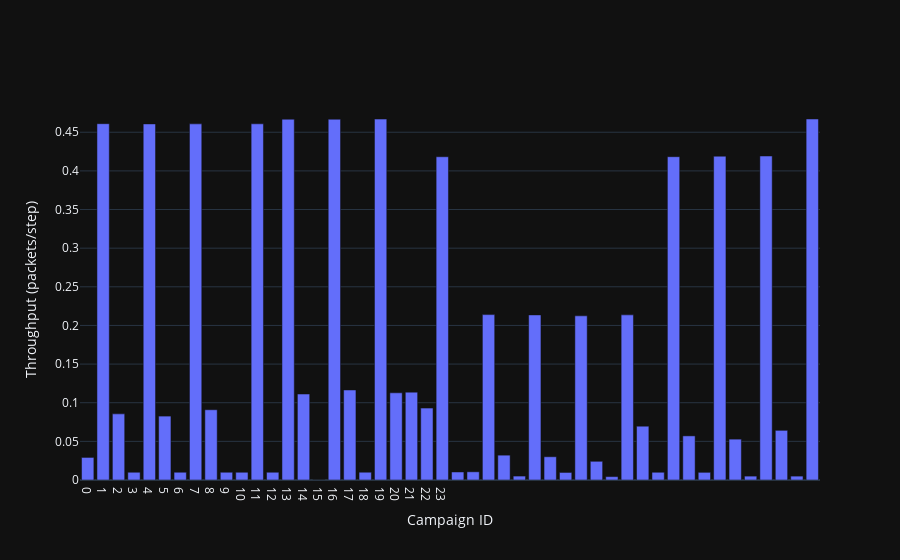

Notebook source saved alongside this figure:
### Code cell
fig = go.Figure()

campaign_hovertemplate = '<b>Score: %{y}</b><br>'
for index, column in enumerate(variable_columns):
    campaign_hovertemplate += column + ': %{customdata['+ str(index) + ']}<br>'
campaign_hovertemplate += '<extra></extra>'

fig.add_trace(go.Bar(
    x=result_df['campaign_id'],
    y=result_df['score'],
    name='Avg. Throughput',
    customdata=result_df[variable_columns],
    hovertemplate=campaign_hovertemplate
))

fig.update_layout(
    barmode='overlay',
    xaxis_title='Campaign ID',
    yaxis_title='Throughput (packets/step)',
    hovermode='x'
)

fig.update_xaxes(
   ticktext=[str(i) for i in range(24)],
   tickvals=[i for i in range(24)],
)

fig.show()

### Figure 1 — Plotly figure (JSON) as saved in the notebook; plotly's stock layout.template omitted (floating-point values rounded to 4 significant figures; data arrays with more than 128 entries replaced by an {"elided": "..."} marker saying what was removed)
{"data": [{"customdata": {"elided": "48x4 str values"}, "hovertemplate": "<b>Score: %{y}</b><br>maximum_simulation_steps: %{customdata[0]}<br>repetitions: %{customdata[1]}<br>controller: %{customdata[2]}<br>training: %{customdata[3]}<br><extra></extra>", "name": "Avg. Throughput", "x": [0, 1, 2, 3, 4, 5, 6, 7, 8, 9, 10, 11, 12, 13, 14, 15, 16, 17, 18, 19, 20, 21, 22, 23, 24, 25, 26, 27, 28, 29, 30, 31, 32, 33, 34, 35, 36, 37, 38, 39, 40, 41, 42, 43, 44, 45, 46, 47], "y": [0.0292, 0.4611, 0.08557, 0.01003, 0.4608, 0.08269, 0.01004, 0.4608, 0.0909, 0.01004, 0.01001, 0.4609, 0.01003, 0.4669, 0.1112, 4.351e-06, 0.4669, 0.1165, 0.01006, 0.467, 0.1128, 0.1137, 0.09301, 0.4183, 0.01038, 0.01059, 0.214, 0.03214, 0.005087, 0.2136, 0.03009, 0.009772, 0.2124, 0.0242, 0.00439, 0.2137, 0.06961, 0.01001, 0.4183, 0.05708, 0.009913, 0.419, 0.05287, 0.005021, 0.4192, 0.06426, 0.005034, 0.4671], "type": "bar"}], "layout": {"barmode": "overlay", "xaxis": {"title": {"text": "Campaign ID"}, "ticktext": ["0", "1", "2", "3", "4", "5", "6", "7", "8", "9", "10", "11", "12", "13", "14", "15", "16", "17", "18", "19", "20", "21", "22", "23"], "tickvals": [0, 1, 2, 3, 4, 5, 6, 7, 8, 9, 10, 11, 12, 13, 14, 15, 16, 17, 18, 19, 20, 21, 22, 23]}, "yaxis": {"title": {"text": "Throughput (packets/step)"}}, "hovermode": "x"}}
